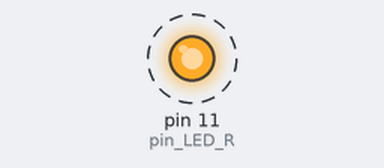
Simulated run of this sketch. Board: Arduino Uno, built with avr-gcc and run on an emulated ATmega328P. Parts: output pins drawn as LEDs (lit = HIGH). Dashed ring = blinking.

Above: at 0.5 s.
Timing chart, 0 to 4.6 s (numbered marks = the images above):
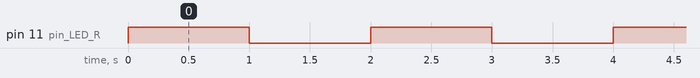

Measured:
- by itself, pin 11 (pin_LED_R): alternates HIGH for 1.0 s and LOW for 1.0 s

The sketch:

PIONEER_LED_RED.ino
```cpp
// Red Led pin number 11
int pin_LED_R = 11;
// Green Led pin number 12
int pin_LED_G = 12;
// Blue Led pin number 13
int pin_LED_B = 13;

void setup() {
  // Red Led pin Output Setup
  pinMode(pin_LED_R, OUTPUT);
}

void loop() {
  // Red Led ON
  digitalWrite(pin_LED_R, HIGH);
  // wait 1 second
  delay(1000);
  // Red Led OFF
  digitalWrite(pin_LED_R, LOW);
  // wait 1 second
  delay(1000);
}
```
